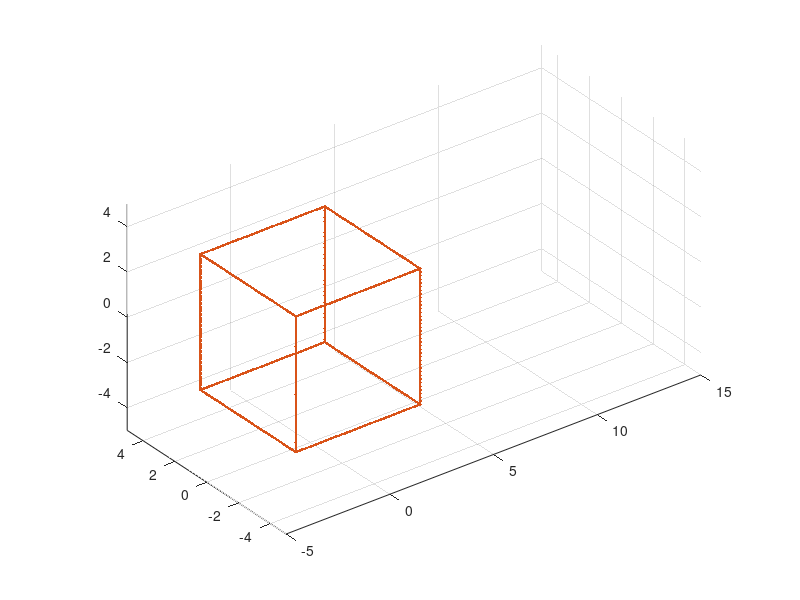

Write the MATLAB code that produced this figure. (Note: this script raises an error after producing the figure.)
% ROTATING CUBE FRAME
% This program requires the created funcions rot3 and trans3

% Creating the cube lines
n= 100;
L1 = [linspace(-3,3,n);
    (ones(1,n)*-3);
    (ones(1,n)*-3)];
L2 = [(ones(1,n)*-3);
    linspace(-3,3,n);
    (ones(1,n)*-3)];
L3 = [linspace(-3,3,n);
    (ones(1,n)*3);
    (ones(1,n)*-3)];
L4 = [(ones(1,n)*3);
    linspace(-3,3,n);
    (ones(1,n)*-3)];
L5 = [linspace(-3,3,n);
    (ones(1,n)*-3);
    (ones(1,n)*3)];
L6 = [(ones(1,n)*-3);
    linspace(-3,3,n);
    (ones(1,n)*3)];
L7 = [linspace(-3,3,n);
    (ones(1,n)*3);
    (ones(1,n)*3)];
L8 = [(ones(1,n)*3);
    linspace(-3,3,n);
    (ones(1,n)*3)];
L9 = [(ones(1,n)*-3);
    (ones(1,n)*-3);
    linspace(-3,3,n)];
L10 = [(ones(1,n)*3);
    (ones(1,n)*-3);
    linspace(-3,3,n)];
L11 = [(ones(1,n)*-3);
    (ones(1,n)*3);
    linspace(-3,3,n)];
L12 = [(ones(1,n)*3);
    (ones(1,n)*3);
    linspace(-3,3,n)];

% Creating entire cube
cube = [L1 L2 L3 L4 L5 L6 L7 L8 L9 L10 L11 L12];
cube = [cube; ones(1,12*n)];

% Plot cube
scatter3(cube(1,:), cube(2,:), cube(3,:), '.r')
hold on
axis equal
axis([-5 15 -5 5 -5 5])

pause(1)

% Create copy of cube and display
r_cube = cube;
h=scatter3(r_cube(1,:), r_cube(2,:), r_cube(3,:), '.g')

% Animate cube
n_frames = 50;
r = linspace(0,pi/2,n_frames);
t = linspace(0,10,n_frames);

for a = 1:n_frames
    r_cube = trans3(t(a),0,0)*rot3("z", r(a))*rot3("x", r(a))*cube;
    set(h, "XData", r_cube(1,:), "YData", r_cube(2,:), "ZData",  r_cube(3,:))
    pause(0.05)
end

hold off
